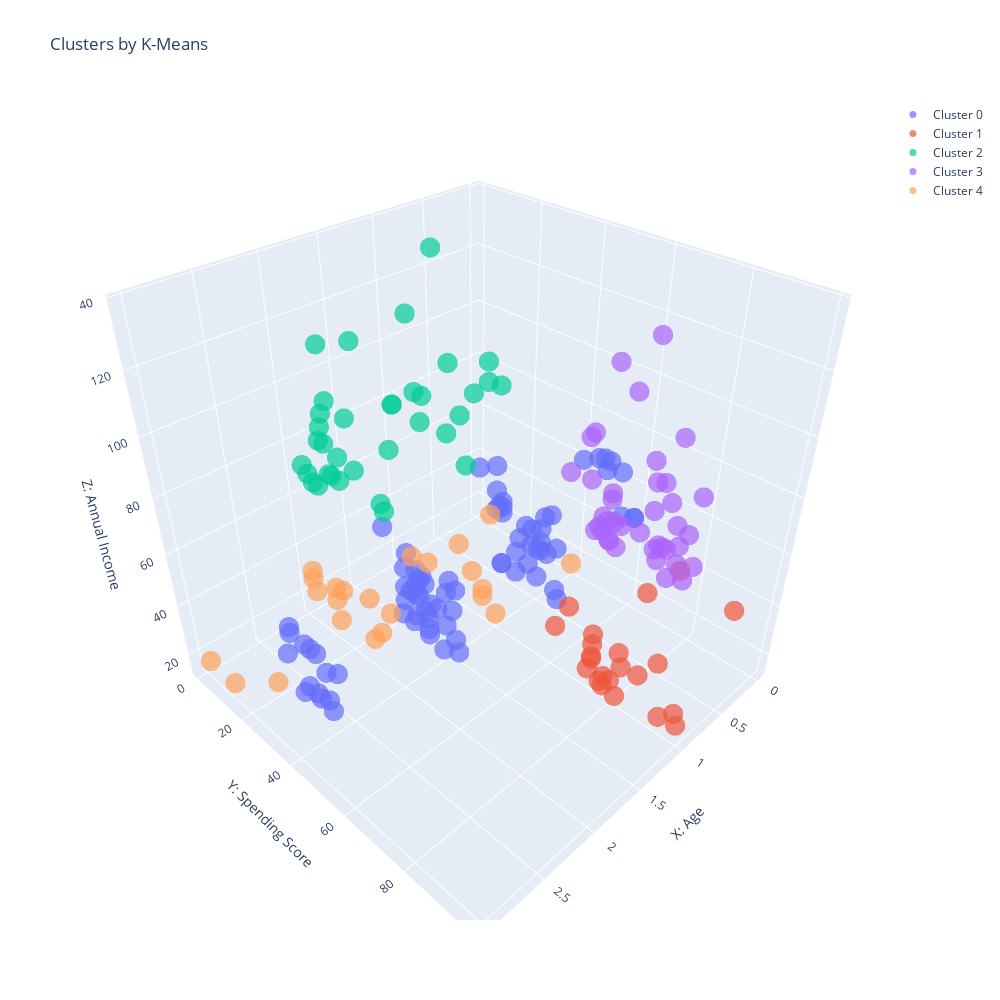

The code cell stored with this chart in its notebook:
### Code cell
import plotly as py
import plotly.graph_objs as go

def tracer(db, n, name):
    '''
    This function returns trace object for Plotly
    '''
    return go.Scatter3d(
        x = db[db['Cluster']==n]['binned_Age'],
        y = db[db['Cluster']==n]['CustomerSpendingScore'],
        z = db[db['Cluster']==n]['Annual_Income'],
        mode = 'markers',
        name = name,
        marker = dict(
            size = 7
        ),
        opacity = 0.7
     )

trace0 = tracer(X_kmeans_features, 0, 'Cluster 0')
trace1 = tracer(X_kmeans_features, 1, 'Cluster 1')
trace2 = tracer(X_kmeans_features, 2, 'Cluster 2')
trace3 = tracer(X_kmeans_features, 3, 'Cluster 3')
trace4 = tracer(X_kmeans_features, 4, 'Cluster 4')

data = [trace0, trace1, trace2, trace3, trace4]

layout = go.Layout(
    autosize=False,
    width=1000,
    height=1000,
    title = 'Clusters by K-Means',
    scene = dict(
            xaxis = dict(title = 'X: Age'),
            yaxis = dict(title = 'Y: Spending Score'),
            zaxis = dict(title = 'Z: Annual Income')
        )
)

fig = go.Figure(data=data, layout=layout)
py.offline.iplot(fig)

### Figure 1 — Plotly figure (JSON) as saved in the notebook; plotly's stock layout.template omitted (floating-point values rounded to 4 significant figures)
{"data": [{"marker": {"size": 7}, "mode": "markers", "name": "Cluster 0", "opacity": 0.7, "type": "scatter3d", "x": [1, 2, 1, 1, 1, 2, 1, 1, 2, 2, 2, 2, 3, 1, 2, 3, 0, 3, 2, 3, 0, 2, 3, 0, 1, 3, 2, 2, 2, 2, 1, 2, 1, 1, 2, 2, 1, 3, 2, 1, 2, 2, 1, 1, 2, 3, 0, 2, 1, 1, 1, 2, 1, 2, 0, 1, 2, 3, 1, 2, 1, 3, 2, 3, 3, 3, 0, 1, 0, 0, 0, 3, 2, 2, 2, 1, 1, 1, 2, 1, 1], "y": [61, 55, 47, 42, 42, 50.19, 60, 54, 60, 45, 41, 50, 46, 51, 46, 56, 55, 52, 59, 51, 59, 50, 48, 59, 47, 55, 42, 49, 56, 47, 54, 53, 48, 52, 42, 51, 55, 41, 44, 57, 46, 58, 55, 60, 46, 55, 41, 49, 40, 42, 52, 47, 50, 42, 49, 41, 48, 59, 55, 56, 42, 50, 46, 43, 48, 52, 54, 42, 46, 48, 50, 43, 59, 43, 57, 56, 40, 58, 35, 34, 40], "z": [39, 40, 40, 40, 40, 42, 42, 43, 43, 43, 43, 44, 44, 46, 46, 46, 46, 47, 47, 48, 48, 48, 48, 48, 48, 49, 49, 50, 50, 54, 54, 54, 54, 54, 54, 54, 54, 54, 54, 54, 54, 57, 57, 58, 58, 59, 60.57, 60, 60, 60, 60, 60, 60, 61, 61, 62, 62, 62, 62, 62, 62, 63, 63, 63, 63, 63, 63, 64, 64, 65, 65, 65, 65, 67, 67, 67, 67, 69, 71, 72, 76]}, {"marker": {"size": 7}, "mode": "markers", "name": "Cluster 1", "opacity": 0.7, "type": "scatter3d", "x": [1, 1, 1, 1, 1, 1, 1, 1, 0, 1, 1, 1, 1, 1, 1, 1, 0, 1, 1, 0, 1, 1], "y": [81, 77, 76, 94, 72, 99, 77, 79, 66, 98, 73, 73, 82, 61, 87, 73, 92, 81, 73, 75, 92, 65], "z": [15, 16, 17, 18, 19, 19, 20, 20, 21, 23, 24, 25, 28, 28, 29, 30, 33, 33, 34, 37, 38, 39]}, {"marker": {"size": 7}, "mode": "markers", "name": "Cluster 2", "opacity": 0.7, "type": "scatter3d", "x": [1, 2, 2, 0, 2, 0, 2, 1, 2, 1, 2, 2, 2, 1, 1, 2, 0, 2, 2, 1, 1, 1, 2, 2, 2, 1, 2, 2, 2, 2, 1, 1, 2, 2, 1], "y": [29, 11, 9, 5, 7, 10, 5, 12, 36, 22, 17, 20, 16, 1, 1, 35, 5, 26, 20, 27, 13, 10, 13, 15, 14, 32, 15, 39, 24, 17, 23, 8, 16, 28, 18], "z": [70, 71, 71, 73, 73, 74, 75, 77, 77, 78, 78, 78, 78, 78, 78, 79, 81, 85, 86, 87, 87, 87, 88, 88, 93, 97, 98, 99, 101, 103, 103, 113, 120, 126, 137]}, {"marker": {"size": 7}, "mode": "markers", "name": "Cluster 3", "opacity": 0.7, "type": "scatter3d", "x": [1, 1, 1, 1, 1, 1, 1, 1, 1, 1, 1, 1, 1, 1, 1, 1, 1, 1, 1, 1, 1, 1, 1, 1, 1, 1, 1, 1, 1, 1, 1, 1, 1, 1, 1, 1, 1, 1, 1], "y": [91, 77, 95, 75, 75, 71, 88, 73, 72, 93, 87, 97, 74, 90, 88, 76, 89, 78, 73, 83, 93, 75, 95, 63, 75, 92, 86, 69, 90, 86, 88, 97, 68, 85, 69, 91, 79, 74, 83], "z": [69, 70, 71, 71, 71, 72, 73, 73, 74, 75, 76, 77, 77, 78, 78, 78, 78, 78, 78, 79, 81, 85, 86, 87, 87, 87, 88, 88, 93, 97, 98, 99, 101, 103, 103, 113, 120, 126, 137]}, {"marker": {"size": 7}, "mode": "markers", "name": "Cluster 4", "opacity": 0.7, "type": "scatter3d", "x": [0, 0, 1, 1, 3, 3, 2, 1, 1, 2, 1, 2, 2, 2, 1, 2, 2, 2, 2, 1, 3, 2, 2], "y": [39, 6, 40, 6, 3, 14, 15, 13, 35, 29, 35, 5, 14, 32, 31, 4, 4, 14, 17, 26, 35, 36, 28], "z": [15, 16, 17, 18, 19, 19, 20, 20, 21, 23, 24, 25, 28, 28, 29, 30, 33, 33, 34, 37, 38, 39, 39]}], "layout": {"autosize": false, "height": 1000, "scene": {"xaxis": {"title": {"text": "X: Age"}}, "yaxis": {"title": {"text": "Y: Spending Score"}}, "zaxis": {"title": {"text": "Z: Annual Income"}}}, "title": {"text": "Clusters by K-Means"}, "width": 1000}}
